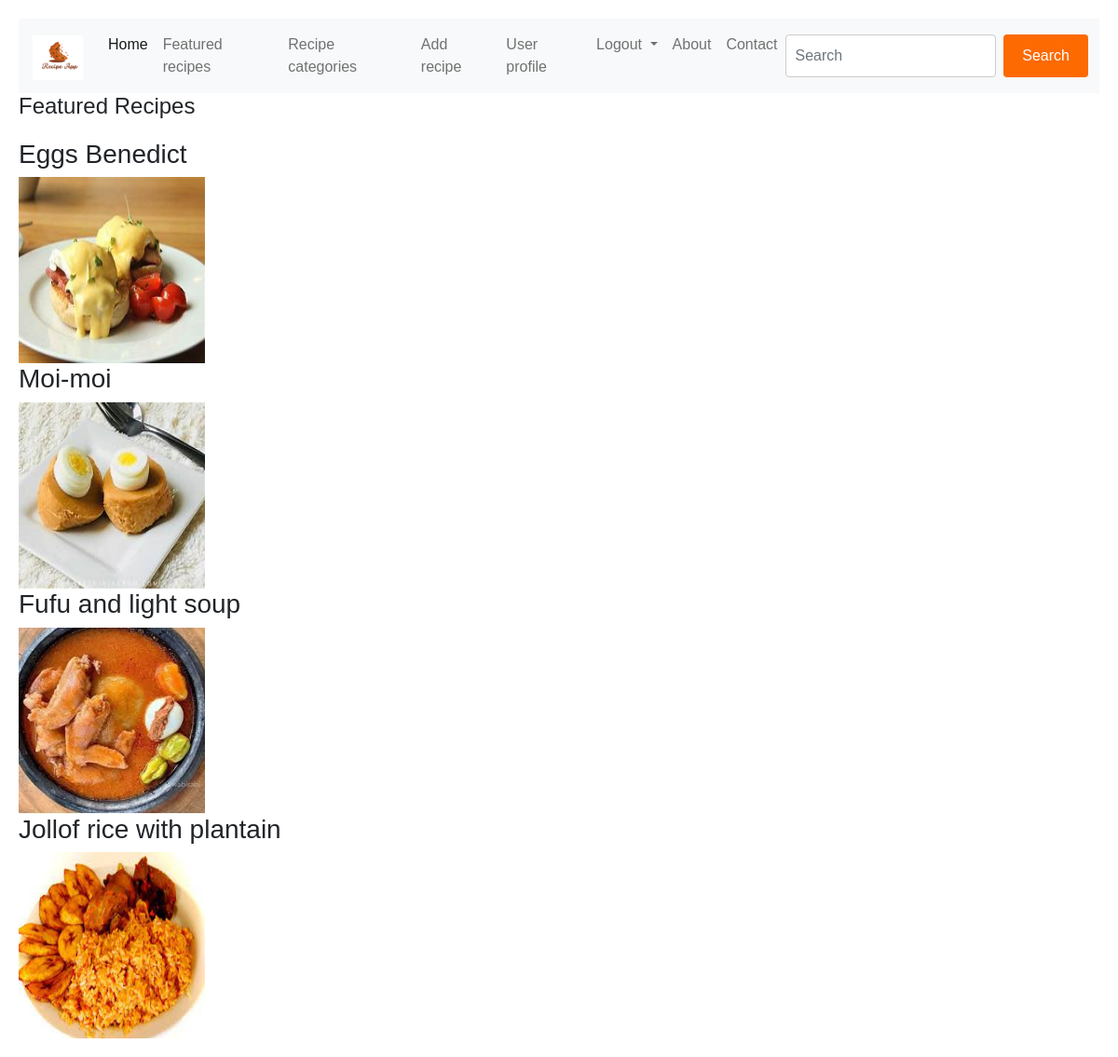
The app's page /featured-recipes with its own data.
### models.py (models this page shows)
class Recipes(db.Model):
    id = db.Column(db.Integer, primary_key=True, autoincrement=True)
    name = db.Column(db.String(100), nullable=False)
    image_name = db.Column(db.String(100))
    category = db.Column(db.String(100), nullable=False)
    ingredients = db.Column(db.String(1000), nullable=False)
    instructions = db.Column(db.String(1000), nullable=False)

### app.py (the view)
@app.route('/featured-recipes', methods=['GET', 'POST'])
def featured_recipe():
    recipes = Recipes.query.order_by(func.random()).limit(4).all()
    return render_template('featured_recipes.html', recipes=recipes)

### templates/featured_recipes.html (shortened to what this page needs)
<!doctype html>
<html lang="en">
  <head>
    <link href="https://cdn.jsdelivr.net/npm/bootstrap@5.0.2/dist/css/bootstrap.min.css" rel="stylesheet">
  </head>
  <body>
    <nav class="navbar navbar-expand-lg navbar-light bg-light">
      <div class="container-fluid">
        <a class="navbar-brand" href="{{ url_for('dashboard') }}">
          <img src="static/public/ra-21@2x.png" alt="" width="60" height="48" class="d-inline-block align-text-top">
        </a>
        <div class="collapse navbar-collapse" id="navbarSupportedContent">
          <ul class="navbar-nav me-auto mb-2 mb-lg-0">
            <li class="nav-item">
              <a class="nav-link active" aria-current="page" href="{{ url_for('dashboard') }}">Home</a>
            </li>
            <li class="nav-item">
              <a class="nav-link" href="{{ url_for('featured_recipe')}}">Featured recipes</a>
            </li>
            <li class="nav-item">
              <a class="nav-link" href="#">Recipe categories</a>
            </li>
            <li class="nav-item">
                <a class="nav-link" href="{{ url_for('add_recipe2') }}">Add recipe</a>
            </li>
            <li class="nav-item">
              <a class="nav-link" href="#">User profile</a>
            </li>
            <li class="nav-item dropdown">
              <a class="nav-link dropdown-toggle" href="#" id="navbarDropdown" role="button" data-bs-toggle="dropdown" aria-expanded="false">
                Logout
              </a>
            </li>
            <br>
            <li class="nav-item">
              <a class="nav-link" href="#">About</a>
            </li>
            <li class="nav-item">
              <a class="nav-link" href="#">Contact</a>
            </li>
          </ul>
          <form class="d-flex" action="/search" method="GET">
            <input class="form-control me-2" type="search" name="query" placeholder="Search" aria-label="Search">
            <button class="btn btn-outline-success" type="submit">Search</button>
          </form>
        </div>
      </div>
    </nav>
</head>
<body>
    <body>
        <h1>Featured Recipes</h1>
        <div class="recipe-list">
            {% for recipe in recipes %}
            <div class="recipe">
                <h3>{{ recipe.name }}</h3>
                <a href="{{ url_for('view_recipe', recipe_id=recipe.id) }}">
                    <img src="{{ recipe.image_name }}" alt="{{ recipe.name }} image" width="200" height="200">
                </a>
            </div>
            {% endfor %}
        </div>
    </body>
</body>
</html>

### templates/featured_recipes.html (style rules this page uses)
body { font-family: Arial, sans-serif; padding: 20px; }
h1 { font-size: 24px; margin-bottom: 20px; }
.form-control { width: 100%; padding: 10px; border-radius: 4px; border: 1px solid #ccc; }
.btn { padding: 10px 20px; background-color:#FD6A02; color: #fff; border: none; border-radius: 4px; cursor: pointer; }

### records on screen
Recipes: name "Eggs Benedict", image_name (picture)
Recipes: name "Moi-moi", image_name (picture)
Recipes: name "Fufu and light soup", image_name (picture)
Recipes: name "Jollof rice with plantain", image_name (picture)
